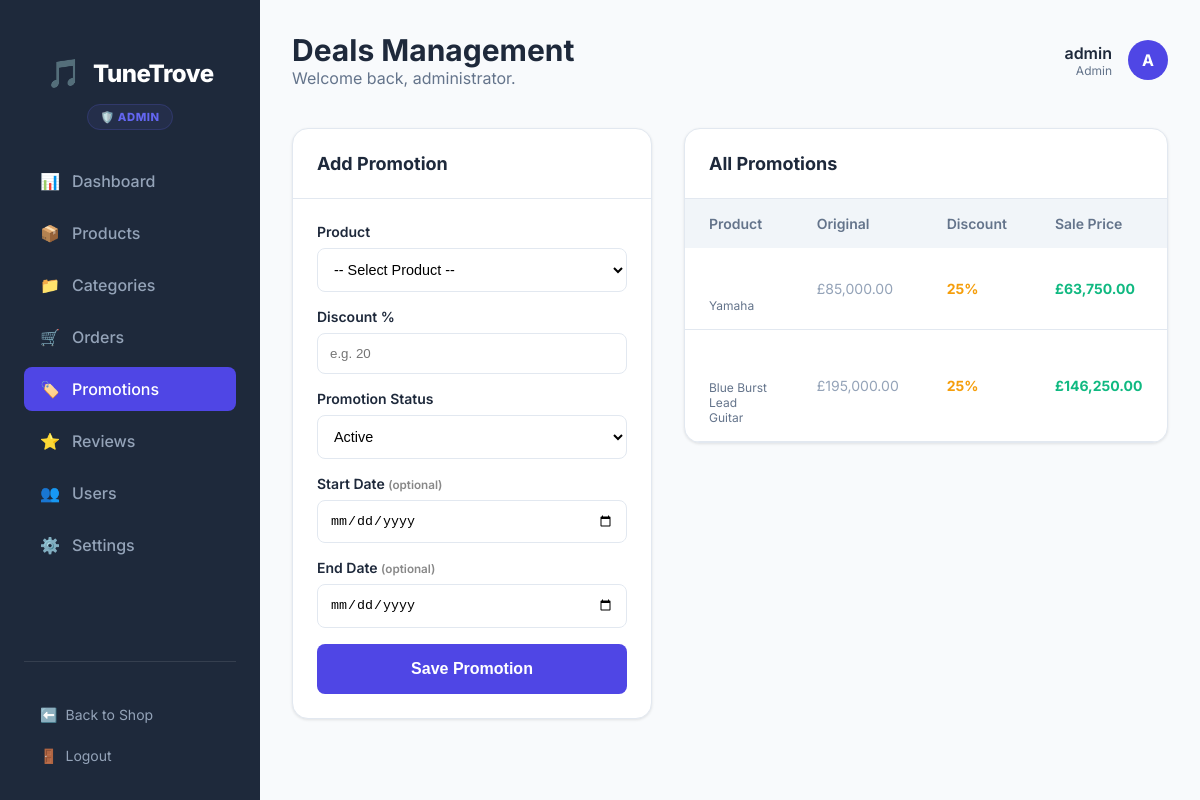
The app's page /admin/deals.php (signed in) with its own data.
### tables this page shows
CREATE TABLE `products` (
  `id` int(11) NOT NULL AUTO_INCREMENT,
  `category_id` int(11) DEFAULT NULL,
  `name` varchar(255) NOT NULL,
  `brand` varchar(100) DEFAULT NULL,
  `description` text DEFAULT NULL,
  `price` decimal(10,2) NOT NULL,
  `sale_price` decimal(10,2) DEFAULT NULL,
  `discount_percent` decimal(5,2) DEFAULT NULL,
  `deal_start_date` date DEFAULT NULL,
  `deal_end_date` date DEFAULT NULL,
  `stock_quantity` int(11) DEFAULT 0,
  `is_digital` tinyint(1) DEFAULT 0,
  `image_url` varchar(255) DEFAULT NULL,
  `created_at` timestamp NOT NULL DEFAULT current_timestamp(),
  `is_deal` tinyint(1) DEFAULT 0,
  PRIMARY KEY (`id`),
  KEY `category_id` (`category_id`),
  CONSTRAINT `products_ibfk_1` FOREIGN KEY (`category_id`) REFERENCES `categories` (`id`) ON DELETE SET NULL
);

### admin/deals.php (the view, shortened to what this page needs)
<?php
require_once 'includes/admin-header.php';
$edit_deal = null;
$deals = $pdo->query("SELECT p.*, c.name as category_name FROM products p LEFT JOIN categories c ON p.category_id=c.id WHERE p.discount_percent > 0 OR p.is_deal = 1 ORDER BY p.id DESC")->fetchAll();
?>
        <div style="display: flex; gap: 2rem; align-items: flex-start; flex-wrap: wrap;">
            <div class="content-card" style="flex: 0 0 360px; min-width: 300px;">
                <div class="card-header" style="display: flex; justify-content: space-between; align-items: center;">
                    <h3 class="card-title"><?php echo $edit_deal ? 'Edit Promotion' : 'Add Promotion'; ?></h3>
                </div>
                <div style="padding: 1.5rem;">
                    <form method="POST" action="deals.php" style="display: grid; gap: 1rem;">
                        <div>
                            <label style="display:block; font-size:0.875rem; font-weight:600; margin-bottom:0.5rem;">Product</label>
                            <select name="product_id" required style="width:100%; padding:0.75rem; border:1px solid var(--admin-border); border-radius:0.5rem; font-size:0.9rem; background: #fff;">
                                <option value="">-- Select Product --</option>
                            </select>
                        </div>
                        <div>
                            <label style="display:block; font-size:0.875rem; font-weight:600; margin-bottom:0.5rem;">Discount %</label>
                            <input type="number" name="discount_percent" min="1" max="99" step="0.5" required placeholder="e.g. 20" value="<?php echo $edit_deal ? $edit_deal['discount_percent'] : ''; ?>" style="width:100%; padding:0.75rem; border:1px solid var(--admin-border); border-radius:0.5rem;">
                        </div>
                        <div>
                            <label style="display:block; font-size:0.875rem; font-weight:600; margin-bottom:0.5rem;">Promotion Status</label>
                            <select name="is_deal" required style="width:100%; padding:0.75rem; border:1px solid var(--admin-border); border-radius:0.5rem; font-size:0.9rem; background: #fff;">
                                <option value="1" <?php echo ($edit_deal && $edit_deal['is_deal'] == 1) || !$edit_deal ? 'selected' : ''; ?>>Active</option>
                            </select>
                        </div>
                        <div>
                            <label style="display:block; font-size:0.875rem; font-weight:600; margin-bottom:0.5rem;">Start Date <small style="color:#888;">(optional)</small></label>
                            <input type="date" name="deal_start_date" value="<?php echo $edit_deal ? $edit_deal['deal_start_date'] : ''; ?>" style="width:100%; padding:0.75rem; border:1px solid var(--admin-border); border-radius:0.5rem;">
                        </div>
                        <div>
                            <label style="display:block; font-size:0.875rem; font-weight:600; margin-bottom:0.5rem;">End Date <small style="color:#888;">(optional)</small></label>
                            <input type="date" name="deal_end_date" value="<?php echo $edit_deal ? $edit_deal['deal_end_date'] : ''; ?>" style="width:100%; padding:0.75rem; border:1px solid var(--admin-border); border-radius:0.5rem;">
                        </div>
                        <button type="submit" name="save_deal" style="background:var(--admin-primary); color:#fff; border:none; padding:1rem; border-radius:0.5rem; font-weight:700; font-size:1rem; cursor:pointer;">
                            <?php echo $edit_deal ? 'Update Promotion' : 'Save Promotion'; ?>
                        </button>
                    </form>
                </div>
            </div>
            <div class="content-card" style="flex: 1; min-width: 400px;">
                <div class="card-header">
                    <h3 class="card-title">All Promotions</h3>
                </div>
                <div style="overflow-x: auto;">
                <table class="admin-table">
                    <thead>
                        <tr>
                            <th>Product</th>
                            <th>Original</th>
                            <th>Discount</th>
                            <th>Sale Price</th>
                        </tr>
                    </thead>
                    <tbody>
                        <?php if (empty($deals)): ?>
                            <tr><td colspan="8" style="text-align:center; color:var(--admin-text-muted); padding:2rem;">No promotions discovered yet.</td></tr>
                        <?php else: ?>
                            <?php foreach ($deals as $d):
                            ?>
                            <tr>
                                <td>
                                    <div style="font-weight:600; color: #fff;"><?php echo htmlspecialchars($d['name']); ?></div>
                                    <div style="font-size:0.75rem; color:var(--admin-text-muted);"><?php echo htmlspecialchars($d['brand']); ?></div>
                                </td>
                                <td style="color: #94a3b8;">£<?php echo number_format($d['price'], 2); ?></td>
                                <td><span style="color:#f59e0b; font-weight:700;"><?php echo (float)$d['discount_percent']; ?>%</span></td>
                                <td><span style="color:#10b981; font-weight:700;">£<?php echo number_format($d['sale_price'], 2); ?></span></td>
                            </tr>
                            <?php endforeach; ?>
                        <?php endif; ?>
                    </tbody>
                </table>
                </div>
            </div>
        </div>
    </main>
</body>
</html>

### admin/assets/css/admin-ui.css (style rules this page uses)
:root { --admin-primary: #4f46e5; --admin-primary-dark: #4338ca; --admin-secondary: #0f172a; --admin-bg: #f8fafc; --admin-sidebar-bg: #1e293b; --admin-sidebar-text: #94a3b8; --admin-sidebar-active: #ffffff; --admin-card-bg: #ffffff; --admin-text: #1e293b; --admin-text-muted: #64748b; --admin-border: #e2e8f0; --admin-success: #10b981; --admin-warning: #f59e0b; --admin-danger: #ef4444; --font-sans: 'Inter', system-ui, -apple-system, sans-serif; }
* { margin: 0; padding: 0; box-sizing: border-box; }
body { font-family: var(--font-sans); background-color: var(--admin-bg); color: var(--admin-text); display: flex; min-height: 100vh; }
.content-card { background: var(--admin-card-bg); border-radius: 1rem; box-shadow: 0 1px 3px rgba(0, 0, 0, 0.1); border: 1px solid var(--admin-border); overflow: hidden; }
.card-header { padding: 1.5rem; border-bottom: 1px solid var(--admin-border); display: flex; justify-content: space-between; align-items: center; }
.card-title { font-weight: 700; font-size: 1.125rem; }
.admin-table { width: 100%; border-collapse: collapse; }
.admin-table th { text-align: left; padding: 1rem 1.5rem; background: #f1f5f9; font-weight: 600; font-size: 0.875rem; color: var(--admin-text-muted); }
.admin-table td { padding: 1rem 1.5rem; border-bottom: 1px solid var(--admin-border); font-size: 0.875rem; }

### records on screen
products: brand "Yamaha", price "85,000.00", discount_percent "25", sale_price "63,750.00"
products: brand "Blue Burst Lead Guitar", price "195,000.00", discount_percent "25", sale_price "146,250.00"

### other values on screen
$role_label "🛡️ ADMIN"
$_SESSION['username'] "admin"
$_SESSION['user_role'] "Admin"
substr($_SESSION['username'] ?? 'A', 0, 1) "A"
